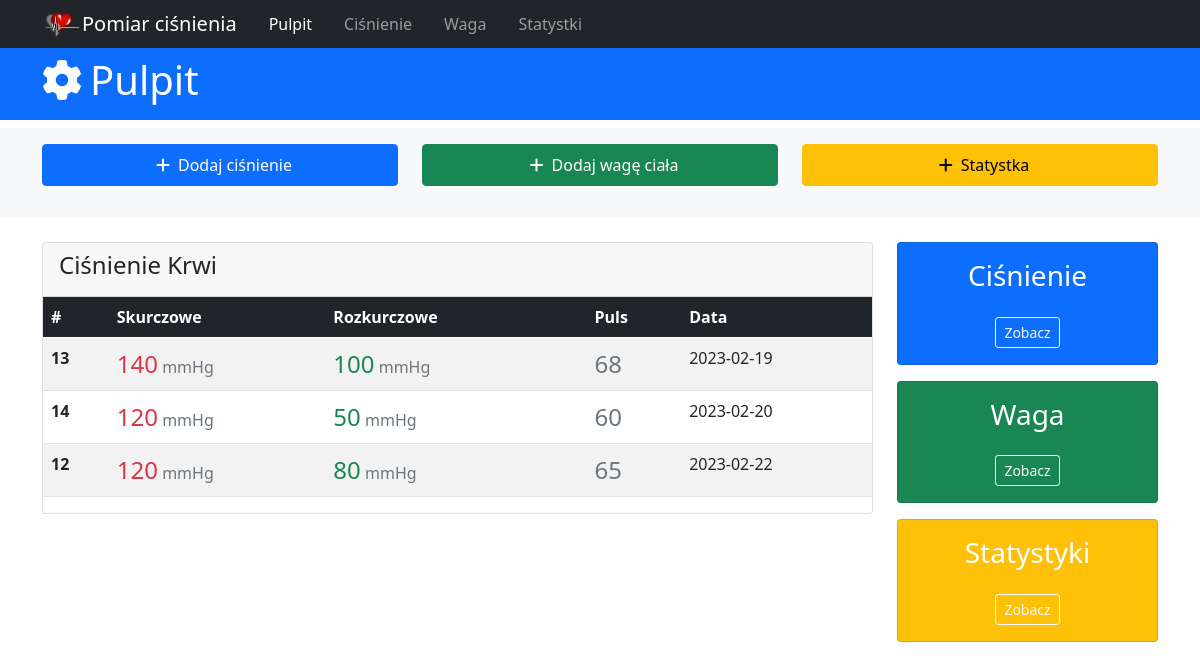
Before: / with the older database file.
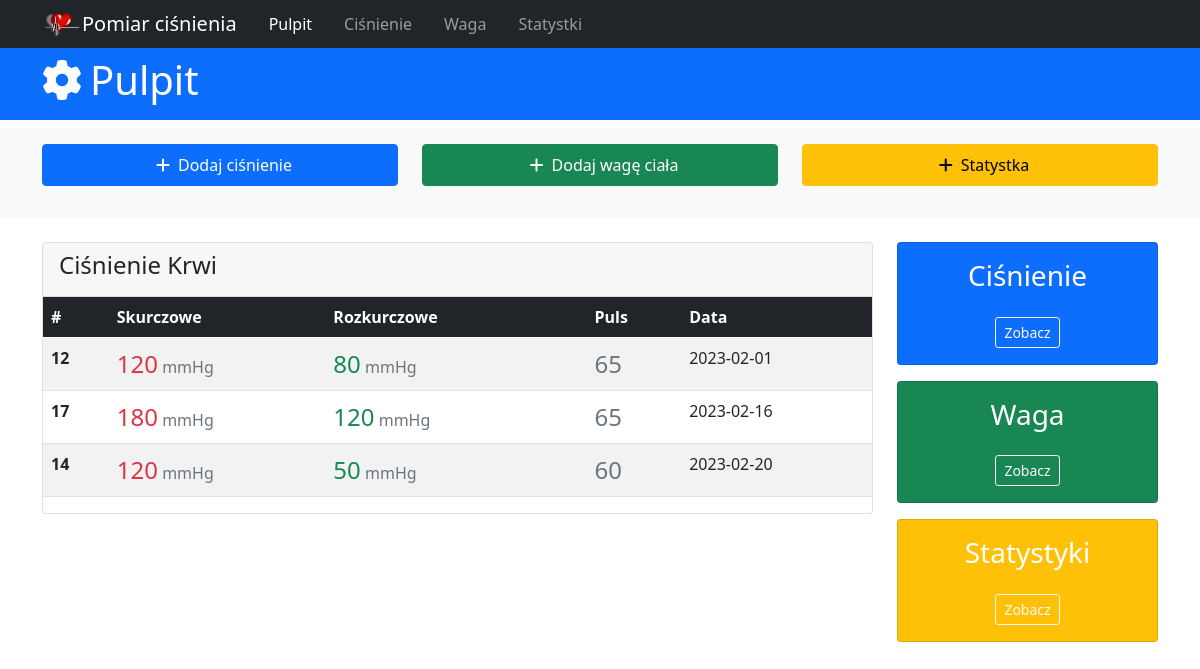
After: the same page with the newer database file.
### tables this page shows
CREATE TABLE blood_pressure(id integer primary key autoincrement, upper_pressure int, down_pressure int, pressure int, date_of_pressure date not null default(date()), description text, time_of_day VARCHAR(10));

### app.py (the view)
@app.route('/')
def index():
  db = get_db()
  sql_command = 'select id, upper_pressure, down_pressure, pressure, date_of_pressure from blood_pressure order by date_of_pressure;'
  cur = db.execute(sql_command)
  bloods = cur.fetchall()
  return render_template('index.html', active_menu='home', bloods=bloods)

### app.py (called while the page is built)
def get_db():
  if not hasattr(g, 'sqlite_db'):
    conn = sqlite3.connect(app_info['db_file'])
    conn.row_factory = sqlite3.Row
    g.sqlite_db = conn
  return g.sqlite_db

### templates/index.html (shortened to what this page needs)
{% extends 'base.html' %} {% block content %}
<header>
  <div id="main-header" class="py-2 bg-primary text-white">
    <div class="container">
      <div class="row">
        <div class="col-md-6">
          <h1><i class="fas fa-cog pe-2"></i>Pulpit</h1>
        </div>
      </div>
    </div>
  </div>
</header>
{{super()}}
<section id="main-window">
  <div class="container">
    <div class="row">
      <div class="col-md-9">
        <div class="card">
          <div class="card-header">
            <h4>Ciśnienie Krwi</h4>
          </div>
          <table class="table table-striped">
            <thead class="table-dark">
              <tr>
                <th scope="col">#</th>
                <th scope="col">Skurczowe</th>
                <th scope="col">Rozkurczowe</th>
                <th scope="col"></th>
                <th scope="col">Puls</th>
                <th scope="col">Data</th>
              </tr>
            </thead>
            <tbody>
              {% for blood in bloods %}
              <tr>
                <th scope="row">{{blood.id}}</th>
                <td>
                  <span class="fs-4 text-danger">{{blood.upper_pressure}}</span>
                  <span class="text-muted">mmHg</span>
                </td>
                <td>
                  <span class="fs-4 text-success">{{blood.down_pressure}}</span>
                  <span class="text-muted">mmHg</span>
                </td>
                <td scope="row">
                </td>
                <td class="fs-4 text-secondary">{{blood.pressure}}</td>
                <td>{{blood.date_of_pressure}}</td>
              </tr>
              {% endfor %}
            </tbody>
          </table>
        </div>
      </div>
      <div class="col md-3">
        <div class="card bg-primary text-center text-white mb-3">
          <div class="card-body">
            <h3>Ciśnienie</h3>
            <a
              href="{{url_for('pressure_history')}}"
              class="btn btn-outline-light btn-sm mt-3"
              >Zobacz</a
            >
          </div>
        </div>
        <div class="card bg-success text-center text-white mb-3">
          <div class="card-body">
            <h3>Waga</h3>
            <a href="#" class="btn btn-outline-light btn-sm mt-3">Zobacz</a>
          </div>
        </div>
        <div class="card bg-warning text-center text-white">
          <div class="card-body">
            <h3>Statystyki</h3>
            <a href="#" class="btn btn-outline-light btn-sm mt-3">Zobacz</a>
          </div>
        </div>
      </div>
    </div>
  </div>
</section>
{% endblock %}

### templates/base.html (shortened to what this page needs)
<!DOCTYPE html>
<html lang="pl">
  <head>
    <link
      href="https://cdn.jsdelivr.net/npm/bootstrap@5.0.2/dist/css/bootstrap.min.css"
      rel="stylesheet"
    />
    <link rel="stylesheet" href="{{url_for('static', filename='style.css')}}" />
  </head>
  <body>
    {% include 'menu.html' %} {% block content %}
    <div class="section py-3 bg-light mb-4 mt-2" id="actions">
      <div class="container">
        <div class="row">
          <div class="col-md-4 mb-3">
            <a
              href="#"
              class="btn btn-primary w-100 py-2"
              data-bs-toggle="modal"
              data-bs-target="#addHeartModal"
            >
              <i class="fas fa-plus px-2"></i>Dodaj ciśnienie
            </a>
          </div>
          <div class="col-md-4 mb-3">
            <a
              href="#"
              class="btn btn-success w-100 py-2"
              data-bs-toggle="modal"
              data-bs-target="#addWeightModal"
            >
              <i class="fas fa-plus px-2"></i>Dodaj wagę ciała
            </a>
          </div>
          <div class="col-md-4">
            <a
              href="#"
              class="btn btn-warning w-100 py-2"
              data-bs-toggle="modal"
              data-bs-target="#staticBackdrop"
            >
              <i class="fas fa-plus px-2"></i>Statystka
            </a>
          </div>
        </div>
      </div>
    </div>
    {% endblock %}
  </body>
</html>

### templates/menu.html (shortened to what this page needs)
<nav class="navbar navbar-expand-sm navbar-dark bg-dark p-1">
  <div class="container">
    <a class="navbar-brand" href="{{url_for('index')}}"
      ><img src="{{url_for('static', filename='heart_sm.png')}}" alt="" />Pomiar
      ciśnienia</a
    >
    <div class="collapse navbar-collapse" id="navbarNav">
      <ul class="navbar-nav">
        <li class="nav-item px-2">
          <a
            class="nav-link {{'active' if active_menu=='home'}}"
            aria-current="page"
            href="{{url_for('index')}}"
            >Pulpit</a
          >
        </li>
        <li class="nav-item px-2">
          <a
            class="nav-link {{'active' if active_menu=='pressure_history'}}"
            href="{{url_for('pressure_history')}}"
            >Ciśnienie</a
          >
        </li>
        <li class="nav-item px-2">
          <a class="nav-link" href="#">Waga</a>
        </li>
        <li class="nav-item px-2">
          <a href="#" class="nav-link">Statystki</a>
        </li>
      </ul>
    </div>
  </div>
</nav>

### static/style.css (style rules this page uses)
.container { max-width: 1140px; }

Changed rows visible on the page:
removed blood_pressure: id "13", upper_pressure "140", down_pressure "100", pressure "68", date_of_pressure "2023-02-19"
changed blood_pressure id 12: date_of_pressure "2023-02-22" → "2023-02-01"; moves up the list
added blood_pressure: id "17", upper_pressure "180", down_pressure "120", pressure "65", date_of_pressure "2023-02-16"
